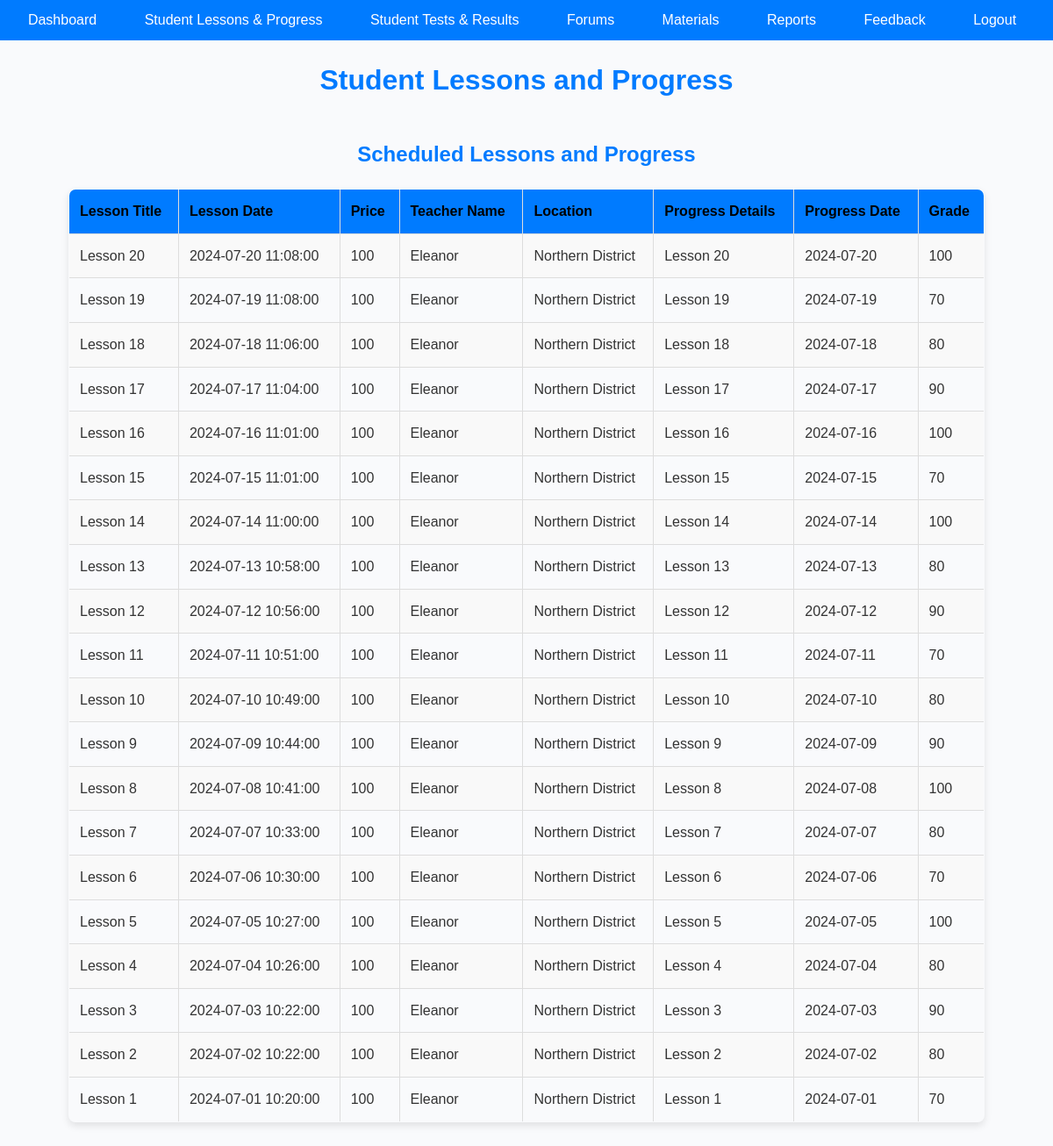
Page /driving_lessons_system_final/student_lessons_progress.php (signed in) on the committed database.
### tables this page shows
CREATE TABLE IF NOT EXISTS `lessons` (
  `lesson_id` int NOT NULL AUTO_INCREMENT,
  `user_id` int DEFAULT NULL,
  `lesson_date` datetime DEFAULT NULL,
  `created_at` timestamp NULL DEFAULT CURRENT_TIMESTAMP,
  `price` int NOT NULL,
  `teacher_name` varchar(255) DEFAULT NULL,
  `location` enum('Northern District','Southern District','Center District','Haifa District','Tel Aviv District','Jerusalem District') DEFAULT NULL,
  `student_name` varchar(255) DEFAULT NULL,
  `lesson_title` varchar(255) NOT NULL,
  PRIMARY KEY (`lesson_id`),
  KEY `user_id` (`user_id`)
);

CREATE TABLE IF NOT EXISTS `progress` (
  `progress_id` int NOT NULL AUTO_INCREMENT,
  `user_id` int DEFAULT NULL,
  `progress_details` text,
  `progress_date` date DEFAULT NULL,
  `teacher_name` varchar(255) DEFAULT NULL,
  `student_name` varchar(255) DEFAULT NULL,
  `grade` varchar(50) DEFAULT NULL,
  PRIMARY KEY (`progress_id`),
  KEY `user_id` (`user_id`)
);

### driving_lessons_system_final/student_lessons_progress.php (the view, shortened to what this page needs)
<?php
include('config.php');
$user_id = $_SESSION['user_id'];
$username = $_SESSION['username'];
$role_id = $_SESSION['role_id'];
$lessons_stmt = $conn->prepare("SELECT lesson_title, lesson_date, price, teacher_name, location FROM lessons WHERE student_name = ? ORDER BY lesson_date DESC");
$lessons_stmt->bind_param("s", $username);
$lessons_stmt->execute();
$lessons_result = $lessons_stmt->get_result();
$lessons = $lessons_result->fetch_all(MYSQLI_ASSOC);
$progress_stmt = $conn->prepare("SELECT progress_details, progress_date, teacher_name, grade FROM progress WHERE user_id = ? ORDER BY progress_date DESC");
$progress_stmt->bind_param("i", $user_id);
$progress_stmt->execute();
$progress_result = $progress_stmt->get_result();
$progress = $progress_result->fetch_all(MYSQLI_ASSOC);
?>
<!DOCTYPE html>
<html>
<head>
    <link rel="stylesheet" type="text/css" href="style.css">
</head>
<body>
<nav>
    <ul>
        <li><a href="dashboard.php">Dashboard</a></li>
        <?php if ($role_id != 1 && $role_id != 2):  ?>
            <li><a href="student_lessons_progress.php">Student Lessons & Progress</a></li>
        <?php endif; ?>
        <?php if ($role_id != 1 && $role_id != 2):  ?>
            <li><a href="student_tests_results.php">Student Tests & Results</a></li>
        <?php endif; ?>
        <li><a href="forum.php">Forums</a></li>
        <li><a href="upload_materials.php">Materials</a></li>
        <?php if ($role_id != 1):  ?>
            <li><a href="reports.php">Reports</a></li>
        <?php endif; ?>
        <li><a href="feedback.php">Feedback</a></li>
        <li><a href="logout.php">Logout</a></li>
    </ul>
</nav>
<header>
    <h1>Student Lessons and Progress</h1>
</header>
<div class="container">
    <h2>Scheduled Lessons and Progress</h2>
    <table border="1">
        <tr>
            <th>Lesson Title</th>
            <th>Lesson Date</th>
            <th>Price</th>
            <th>Teacher Name</th>
            <th>Location</th>
            <th>Progress Details</th>
            <th>Progress Date</th>
            <th>Grade</th>
        </tr>
        <?php
        foreach ($lessons as $lesson) {
            $lesson_date = new DateTime($lesson['lesson_date']);
            $now = new DateTime();
            $row_class = ($lesson_date < $now) ? 'class="past-lesson"' : '';
            echo "<tr $row_class>";
            echo "<td>" . htmlspecialchars($lesson['lesson_title']) . "</td>";
            echo "<td>" . htmlspecialchars($lesson['lesson_date']) . "</td>";
            echo "<td>" . htmlspecialchars($lesson['price']) . "</td>";
            echo "<td>" . htmlspecialchars($lesson['teacher_name']) . "</td>";
            echo "<td>" . htmlspecialchars($lesson['location']) . "</td>";
            $matched_progress = array_filter($progress, function($prog) use ($lesson) {
                $prog_date = new DateTime($prog['progress_date']);
                $lesson_date = new DateTime($lesson['lesson_date']);
                return $prog['teacher_name'] == $lesson['teacher_name'] && $prog_date->format('Y-m-d') == $lesson_date->format('Y-m-d');
            });
            if (!empty($matched_progress)) {
                $progress_detail = array_shift($matched_progress);
                echo "<td>" . htmlspecialchars($progress_detail['progress_details']) . "</td>";
                echo "<td>" . htmlspecialchars($progress_detail['progress_date']) . "</td>";
                echo "<td>" . htmlspecialchars($progress_detail['grade']) . "</td>";
            } else {
                echo "<td colspan='3'>No progress recorded</td>";
            }
            echo "</tr>";
        }
        ?>
    </table>
</div>
</body>
</html>

### driving_lessons_system_final/style.css (style rules this page uses)
* { margin: 0; padding: 0; box-sizing: border-box; }
body { font-family: 'Arial', sans-serif; line-height: 1.6; background-color: #f9fafc; color: #333; margin: 0; padding: 0; }
.container { max-width: 1200px; margin: 0 auto; padding: 20px; }
h1, h2, h3 { text-align: center; margin-bottom: 20px; color: #007bff; font-weight: bold; }
nav ul { list-style-type: none; padding: 0; text-align: center; background-color: #007bff; margin-bottom: 20px; }
nav ul li { display: inline-block; margin-right: 10px; }
nav ul li a { text-decoration: none; color: #fff; padding: 10px 20px; display: block; border-radius: 4px; transition: background-color 0.3s ease, transform 0.3s ease; }
table { width: 90%; border-collapse: collapse; margin: 20px auto; border-radius: 8px; overflow: hidden; box-shadow: 0 4px 8px rgba(0,0,0,0.1); }
table th, table td { border: 1px solid #ddd; padding: 12px; text-align: left; transition: background-color 0.3s ease; }
table th { background-color: #007bff; color:black; font-weight: bold; }
table tr:nth-child(even) { background-color: #f9f9f9; }

### rows in the picture
lessons: lesson_title "Lesson 20", lesson_date "2024-07-20 11:08:00", price "100", teacher_name "Eleanor", location "Northern District"
progress: progress_details "Lesson 20", progress_date "2024-07-20", grade "100"
lessons: lesson_title "Lesson 19", lesson_date "2024-07-19 11:08:00", price "100", teacher_name "Eleanor", location "Northern District"
progress: progress_details "Lesson 19", progress_date "2024-07-19", grade "70"
lessons: lesson_title "Lesson 18", lesson_date "2024-07-18 11:06:00", price "100", teacher_name "Eleanor", location "Northern District"
progress: progress_details "Lesson 18", progress_date "2024-07-18", grade "80"
lessons: lesson_title "Lesson 17", lesson_date "2024-07-17 11:04:00", price "100", teacher_name "Eleanor", location "Northern District"
progress: progress_details "Lesson 17", progress_date "2024-07-17", grade "90"
lessons: lesson_title "Lesson 16", lesson_date "2024-07-16 11:01:00", price "100", teacher_name "Eleanor", location "Northern District"
progress: progress_details "Lesson 16", progress_date "2024-07-16", grade "100"
lessons: lesson_title "Lesson 15", lesson_date "2024-07-15 11:01:00", price "100", teacher_name "Eleanor", location "Northern District"
progress: progress_details "Lesson 15", progress_date "2024-07-15", grade "70"
lessons: lesson_title "Lesson 14", lesson_date "2024-07-14 11:00:00", price "100", teacher_name "Eleanor", location "Northern District"
progress: progress_details "Lesson 14", progress_date "2024-07-14", grade "100"
lessons: lesson_title "Lesson 13", lesson_date "2024-07-13 10:58:00", price "100", teacher_name "Eleanor", location "Northern District"
progress: progress_details "Lesson 13", progress_date "2024-07-13", grade "80"
lessons: lesson_title "Lesson 12", lesson_date "2024-07-12 10:56:00", price "100", teacher_name "Eleanor", location "Northern District"
progress: progress_details "Lesson 12", progress_date "2024-07-12", grade "90"
lessons: lesson_title "Lesson 11", lesson_date "2024-07-11 10:51:00", price "100", teacher_name "Eleanor", location "Northern District"
progress: progress_details "Lesson 11", progress_date "2024-07-11", grade "70"
lessons: lesson_title "Lesson 10", lesson_date "2024-07-10 10:49:00", price "100", teacher_name "Eleanor", location "Northern District"
progress: progress_details "Lesson 10", progress_date "2024-07-10", grade "80"
lessons: lesson_title "Lesson 9", lesson_date "2024-07-09 10:44:00", price "100", teacher_name "Eleanor", location "Northern District"
progress: progress_details "Lesson 9", progress_date "2024-07-09", grade "90"
lessons: lesson_title "Lesson 8", lesson_date "2024-07-08 10:41:00", price "100", teacher_name "Eleanor", location "Northern District"
progress: progress_details "Lesson 8", progress_date "2024-07-08", grade "100"
lessons: lesson_title "Lesson 7", lesson_date "2024-07-07 10:33:00", price "100", teacher_name "Eleanor", location "Northern District"
progress: progress_details "Lesson 7", progress_date "2024-07-07", grade "80"
lessons: lesson_title "Lesson 6", lesson_date "2024-07-06 10:30:00", price "100", teacher_name "Eleanor", location "Northern District"
progress: progress_details "Lesson 6", progress_date "2024-07-06", grade "70"
lessons: lesson_title "Lesson 5", lesson_date "2024-07-05 10:27:00", price "100", teacher_name "Eleanor", location "Northern District"
progress: progress_details "Lesson 5", progress_date "2024-07-05", grade "100"
lessons: lesson_title "Lesson 4", lesson_date "2024-07-04 10:26:00", price "100", teacher_name "Eleanor", location "Northern District"
progress: progress_details "Lesson 4", progress_date "2024-07-04", grade "80"
lessons: lesson_title "Lesson 3", lesson_date "2024-07-03 10:22:00", price "100", teacher_name "Eleanor", location "Northern District"
progress: progress_details "Lesson 3", progress_date "2024-07-03", grade "90"
lessons: lesson_title "Lesson 2", lesson_date "2024-07-02 10:22:00", price "100", teacher_name "Eleanor", location "Northern District"
progress: progress_details "Lesson 2", progress_date "2024-07-02", grade "80"
lessons: lesson_title "Lesson 1", lesson_date "2024-07-01 10:20:00", price "100", teacher_name "Eleanor", location "Northern District"
progress: progress_details "Lesson 1", progress_date "2024-07-01", grade "70"
